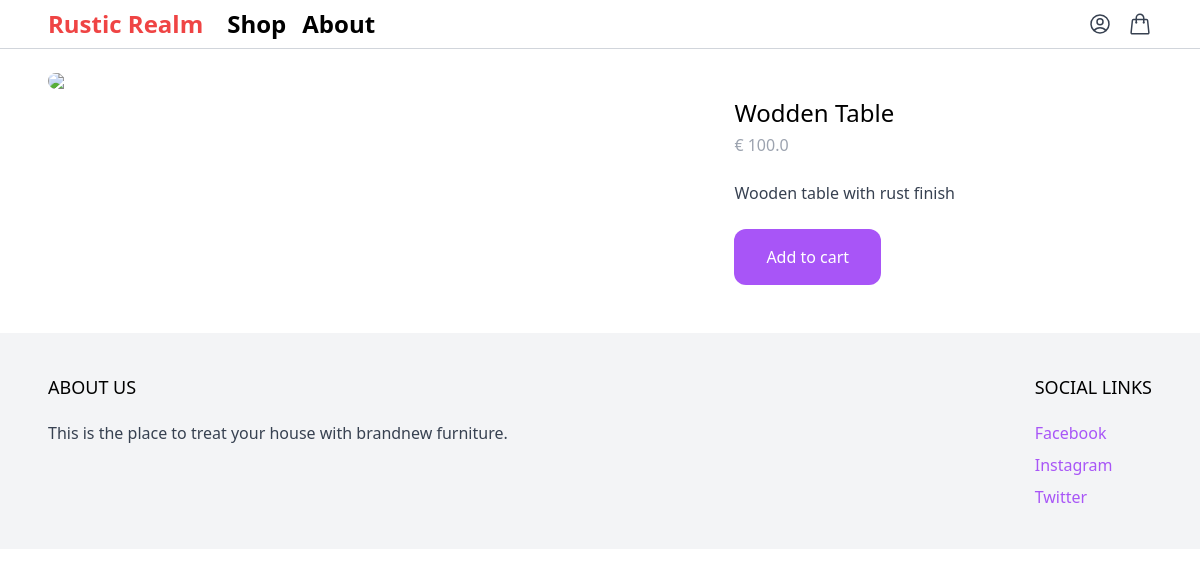
Page /shop/Table/ on the committed database.
### product/models.py (models this page shows, shortened)
class Product(models.Model):
    category = models.ForeignKey(Category, related_name='products', on_delete=models.CASCADE)
    name = models.CharField(max_length=255)
    slug = models.SlugField()
    description = models.TextField(blank=True, null=True)
    price = models.IntegerField()
    created_at = models.DateTimeField(auto_now_add=True)
    class Meta:
        ordering = ('-created_at',)
    def get_display_price(self):
        return f"€ {self.price / 100}"

### product/views.py (the view)
# urls.py: path('shop/<slug:slug>/', product, name='product'),
def product(request, slug):
    product = get_object_or_404(Product, slug=slug)
    return render(request, 'product/product.html', {'product': product})

### product/templates/product/product.html
{% extends 'core/base.html' %}
{% block content %}
<div class="max-w-6xl mx-auto flex flex-wrap py-6 px-6 xl:px-0">
    <div class="images w-full mb-6 lg:mb-0 lg:w-3/5">
        <img class="rounded-xl" src="1.jpg">
    </div>
    <div class="information w-full lg:w-2/5 lg:p-6">
        <h1 class="text-2xl">{{ product.name }}</h1>
        <p class="mt-1 text-gray-400">{{ product.get_display_price }}</p>
        {% if product.description %}
            <p class="mt-6 text-gray-700">
                {{ product.description }}
            </p>
        {% endif %}
        <a href="#" class="mt-6 inline-block px-8 py-4 rounded-xl bg-purple-500 text-white hover:bg-purple-700">
            Add to cart
        </a>
    </div>
</div>
{% endblock %}

### rows in the picture
Product: name "Wodden Table", get_display_price "€ 100.0", description "Wooden table with rust finish"
